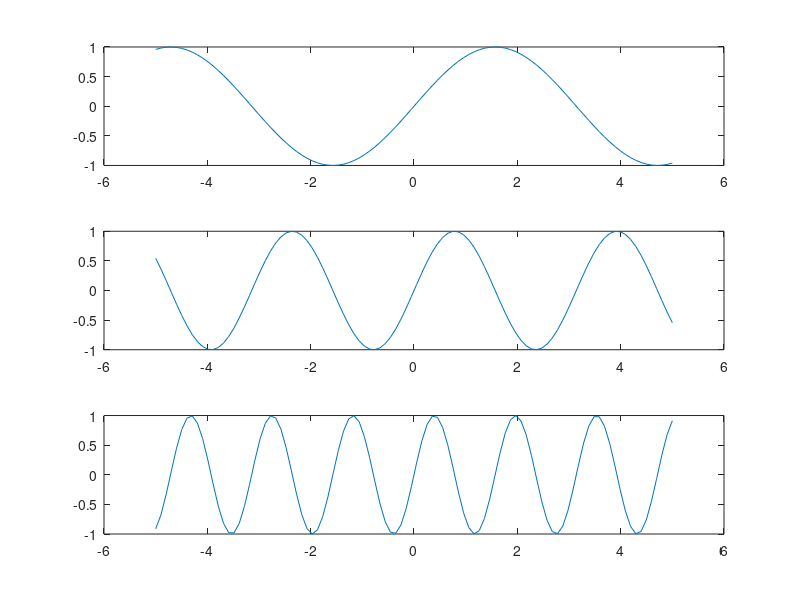

The MATLAB source for this figure:
x = linspace(-5,5); % define x
y1 = sin(x); % define y1
y2 = sin(2*x); % define y2
y3 = sin(4*x); % define y3
y4 = sin(6*x); % define y4

figure % create new figure

subplot(3,1,1) % first subplot
plot(x,y1)

subplot(3,1,2) % second subplot
plot(x,y2)

subplot(3,1,3) % third subplot
plot(x,y3)

